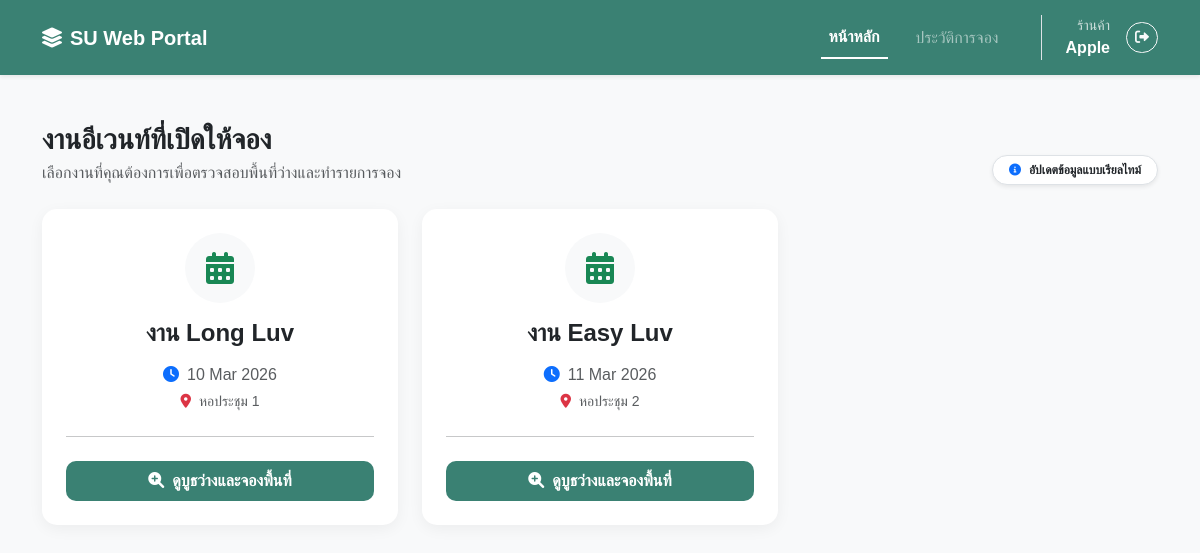
Page /Final/index.php (signed in) on the committed database.
### tables this page shows
CREATE TABLE `events` (
  `id` int(11) NOT NULL,
  `event_name` varchar(255) NOT NULL,
  `event_date` date NOT NULL,
  `location` varchar(255) DEFAULT NULL,
  `created_at` timestamp NOT NULL DEFAULT current_timestamp()
);

### Final/index.php (the view, shortened to what this page needs)
<?php
include 'config.php';
$events = [];
if (isset($_SESSION['owner_id'])) {
    $stmt = $conn->query("SELECT * FROM events ORDER BY event_date ASC");
    $events = $stmt->fetchAll();
}
?>
<!DOCTYPE html>
<html lang="th">
<head>
    <link href="https://cdn.jsdelivr.net/npm/bootstrap@5.3.0/dist/css/bootstrap.min.css" rel="stylesheet">
    <link rel="stylesheet" href="https://cdnjs.cloudflare.com/ajax/libs/font-awesome/6.0.0/css/all.min.css">
</head>
<body>
<?php if (!isset($_SESSION['owner_id'])): ?>
    <div class="hero-section text-center">
        <div class="container">
            <div class="mb-4">
                <i class="fas fa-store-alt fa-5x"></i>
            </div>
            <h1 class="fw-bold display-5">ระบบจองบูธสำหรับร้านค้า</h1>
            <p class="lead opacity-75">SU Web Portal - ศูนย์รวมงานอีเวนท์และพื้นที่จัดแสดงสินค้า</p>
        </div>
    </div>
    <div class="container" style="margin-top: -60px; position: relative; z-index: 10;">
        <div class="row justify-content-center g-4">
            <div class="col-md-5">
                <div class="card auth-card p-4 text-center">
                    <div class="card-body">
                        <div class="text-primary mb-3"><i class="fas fa-user-lock fa-3x"></i></div>
                        <h4 class="fw-bold">เข้าสู่ระบบ</h4>
                        <p class="text-muted">มีบัญชีที่ผ่านการอนุมัติแล้ว? เข้าสู่ระบบเพื่อเริ่มจองบูธได้เลย</p>
                        <hr class="my-4 opacity-25">
                        <a href="user_login.php" class="btn btn-su w-100 py-3 shadow-sm">เข้าสู่ระบบ (Login)</a>
                    </div>
                </div>
            </div>
            <div class="col-md-5">
                <div class="card auth-card p-4 text-center">
                    <div class="card-body">
                        <div class="text-success mb-3"><i class="fas fa-id-card fa-3x"></i></div>
                        <h4 class="fw-bold">สมัครสมาชิกใหม่</h4>
                        <p class="text-muted">ลงทะเบียนข้อมูลร้านค้าของคุณ เพื่อขอสิทธิ์เข้าใช้งานระบบจองบูธ</p>
                        <hr class="my-4 opacity-25">
                        <a href="register.php" class="btn btn-outline-success border-2 w-100 py-3 fw-bold" style="border-radius: 10px;">สมัครสมาชิก (Register)</a>
                    </div>
                </div>
            </div>
        </div>
        <div class="text-center mt-5 text-muted small">
            <p>© 2026 SU Web Portal Event Management System. All rights reserved.</p>
        </div>
    </div>
<?php else: ?>
    <nav class="navbar navbar-expand-lg navbar-dark shadow-sm sticky-top">
        <div class="container">
            <a class="navbar-brand fw-bold" href="index.php">
                <i class="fas fa-layer-group me-2"></i>SU Web Portal
            </a>
            <div class="collapse navbar-collapse" id="userNavbar">
                <ul class="navbar-nav ms-auto align-items-center">
                    <li class="nav-item">
                        <a class="nav-link active" href="index.php">หน้าหลัก</a>
                    </li>
                    <li class="nav-item">
                        <a class="nav-link" href="my_bookings.php">ประวัติการจอง</a>
                    </li>
                    <li class="nav-item ms-lg-4 border-start ps-lg-4">
                        <div class="text-white d-flex align-items-center">
                            <div class="text-end me-3">
                                <small class="d-block opacity-75">ร้านค้า</small>
                                <span class="fw-bold"><?php echo $_SESSION['shop_name']; ?></span>
                            </div>
                            <a href="logout_user.php" class="btn btn-sm btn-outline-light rounded-pill" onclick="return confirm('ยืนยันการออกจากระบบ?')">
                                <i class="fas fa-sign-out-alt"></i>
                            </a>
                        </div>
                    </li>
                </ul>
            </div>
        </div>
    </nav>
    <div class="container mt-5">
        <div class="row mb-4 align-items-end">
            <div class="col-md-7">
                <h3 class="fw-bold mb-1">งานอีเวนท์ที่เปิดให้จอง</h3>
                <p class="text-muted mb-0">เลือกงานที่คุณต้องการเพื่อตรวจสอบพื้นที่ว่างและทำรายการจอง</p>
            </div>
            <div class="col-md-5 text-md-end mt-3 mt-md-0">
                <span class="badge bg-white text-dark border p-2 px-3 rounded-pill shadow-sm">
                    <i class="fas fa-info-circle text-primary me-2"></i>อัปเดตข้อมูลแบบเรียลไทม์
                </span>
            </div>
        </div>
        <div class="row g-4 mb-5">
            <?php if (count($events) > 0): ?>
                <?php foreach ($events as $event): ?>
                <div class="col-md-4">
                    <div class="card event-card h-100 border-0">
                        <div class="card-body p-4 text-center">
                            <div class="mb-3">
                                <div class="bg-light d-inline-flex align-items-center justify-content-center rounded-circle" style="width: 70px; height: 70px;">
                                    <i class="fas fa-calendar-alt fa-2x text-success"></i>
                                </div>
                            </div>
                            <h4 class="fw-bold text-dark mb-3"><?php echo htmlspecialchars($event['event_name']); ?></h4>
                            <div class="mb-4">
                                <p class="mb-1 text-muted"><i class="fas fa-clock me-2 text-primary"></i><?php echo date('d M Y', strtotime($event['event_date'])); ?></p>
                                <p class="small text-muted mb-0"><i class="fas fa-map-marker-alt text-danger me-2"></i><?php echo htmlspecialchars($event['location']); ?></p>
                            </div>
                            <hr class="opacity-25 mb-4">
                            <div class="d-grid">
                                <a href="booking.php?event_id=<?php echo $event['id']; ?>" class="btn btn-su py-2">
                                    <i class="fas fa-search-plus me-2"></i>ดูบูธว่างและจองพื้นที่
                                </a>
                            </div>
                        </div>
                    </div>
                </div>
                <?php endforeach; ?>
            <?php endif; ?>
        </div>
    </div>
<?php endif; ?>
</body>
</html>

### Final/index.php (style rules this page uses)
:root { --su-green: #3a8173; --su-dark: #2d6358; }
body { background-color: #f8f9fa; font-family: 'Sarabun', sans-serif; }
.event-card { border: none; border-radius: 15px; box-shadow: 0 4px 15px rgba(0,0,0,0.05); transition: 0.3s; }
.btn-su { background: var(--su-green); color: white; border-radius: 10px; padding: 12px 25px; border: none; font-weight: bold; transition: 0.3s; }
.navbar { background: var(--su-green) !important; padding: 15px 0; }
.nav-link { font-weight: 500; margin: 0 10px; }
.nav-link.active { font-weight: bold; border-bottom: 2px solid white; }

### rows in the picture
events: event_name "งาน Long Luv", event_date "10 Mar 2026", location "หอประชุม 1"
events: event_name "งาน Easy Luv", event_date "11 Mar 2026", location "หอประชุม 2"

### other values in the picture
$_SESSION['shop_name'] "Apple"
